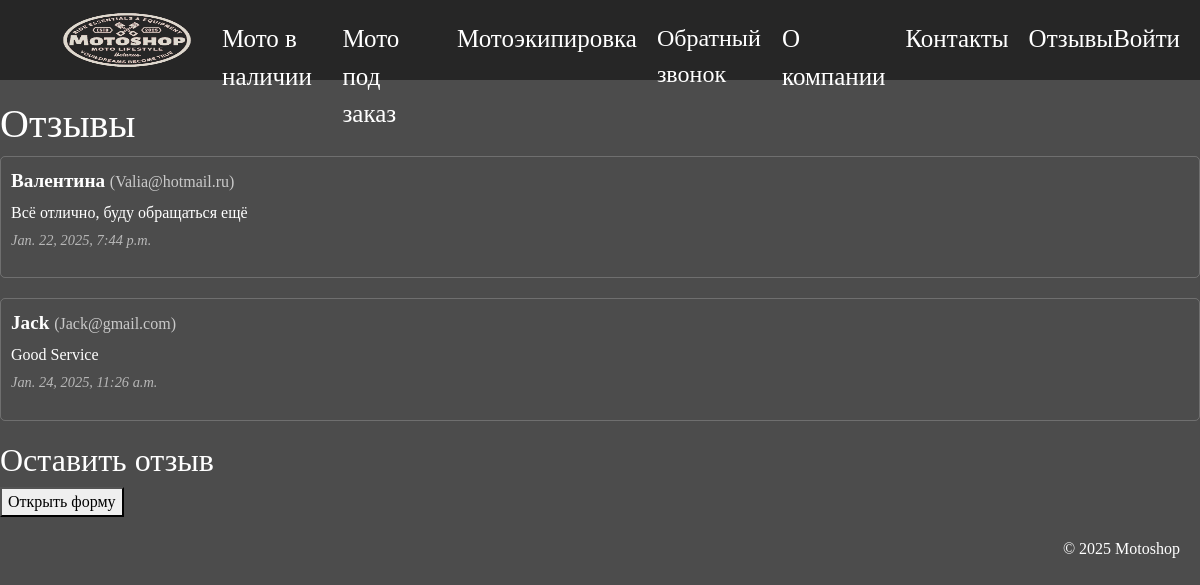
Screenshot of /comments/comments/ with the database file from the repository.
### comments/models.py (models this page shows, shortened)
class Comment(models.Model):
    name = models.CharField(max_length=100)
    email = models.EmailField()
    text = models.TextField()
    created_at = models.DateTimeField(auto_now_add=True)

### comments/views.py (the view)
# urls.py: path('comments/', views.comments_page, name='comments'),
def comments_page(request):
    comments = Comment.objects.all()
    if request.method == 'POST':
        form = CommentForm(request.POST)
        if form.is_valid():
            form.save()  # Сохраняем новый комментарий
            return redirect('comments')  # Перенаправляем на ту же страницу
    else:
        form = CommentForm()
    return render(request, 'main/comments.html', {
        'comments': comments,
        'form': form,
    })

### main/templates/main/comments.html (shortened to what this page needs)
{% load static %}
<!DOCTYPE html>
<html lang="ru">
<head>
    <link href="https://cdn.jsdelivr.net/npm/bootstrap@5.3.0-alpha1/dist/css/bootstrap.min.css" rel="stylesheet">
    <link rel="stylesheet" href="{% static 'css/styles.css' %}">
</head>
<body>
    <header>
        <nav>
            <ul>
                <li>
                    <a href="{% url 'index' %}">
                        <img src="{% static 'images/logo.png' %}" alt="Главная" class="menu-logo">
                    </a>
                </li>
                <li><a href="{% url 'in_stock' %}">Мото в наличии</a></li>
                <li><a href="{% url 'to_order' %}">Мото под заказ</a></li>
                <li><a href="{% url 'equip' %}">Мотоэкипировка</a></li>
                <li class="nav-item"><a class="nav-link" href="#" data-bs-toggle="modal" data-bs-target="#callbackModal">Обратный звонок</a></li>
                <li><a href="{% url 'about' %}">О компании</a></li>
                <li><a href="{% url 'contacts' %}">Контакты</a></li>
                <li><a href="{% url 'comments' %}">Отзывы</a></li>
            </ul>
    {% if user.is_authenticated %}
    <a href="{% url 'profile' %}" class="buy-btn">{{ user.username }}</a>
{% else %}
    <a href="{% url 'login' %}" class="buy-btn">Войти</a>
{% endif %}
        </nav>
    </header>
    <main>
        <section class="comments">
            <h1>Отзывы</h1>
            {% for comment in comments %}
                <div class="comment" style="margin-bottom: 20px; padding: 10px; border: 1px solid rgba(255, 255, 255, 0.2); border-radius: 5px;">
                    <p style="font-size: 1.2rem; margin-bottom: 5px;">
                        <strong>{{ comment.name }}</strong>
                        <span style="font-size: 1rem; color: rgba(255, 255, 255, 0.7);">({{ comment.email }})</span>
                    </p>
                    <p style="font-size: 1rem; line-height: 1.5; margin-bottom: 5px;">
                        {{ comment.text }}
                    </p>
                    <p style="font-size: 0.9rem; font-style: italic; color: rgba(255, 255, 255, 0.6);">
                        {{ comment.created_at }}
                    </p>
                </div>
            {% empty %}
                <p>Пока нет отзывов.</p>
            {% endfor %}
        </section>
        <h2>Оставить отзыв</h2>
        <button id="showFormButton">Открыть форму</button>
    </main>
    <footer>
        <p>&copy; 2025 Motoshop</p>
    </footer>
</body>
</html>

### static/css/styles.css (style rules this page uses)
body { background-color: #111; font-family: serif; background-image: url("/static/images/background.jpg"); background-size: cover; background-position: center; background-repeat: no-repeat; background-attachment: fixed; color: white; margin: 0; padding: 0; background: linear-gradient(rgba(0, 0, 0, 0.7), rgba(0, 0, 0, 0.7)), url("/static/images/background.jpg"); background-size: cover; background-position: center; background-attachment: fixed; }
header nav { display: flex; justify-content: space-between; padding: 20px; background: rgba(0, 0, 0, 0.5); height: 80px; }
ul { list-style: none; display: flex; gap: 20px; }
a { font-size: 25px; text-decoration: none; color: white; }
section { margin: 20px 0; }
.nav-link { font-size: 1.5rem; }
.menu-logo { height: 90px; width: 150px; transform: translateY(-25px); }
footer { text-align: right; padding: 20px; color: white; }
footer p { margin: 0; }

### rows the page displays
Comment: name "Валентина", email "Valia@hotmail.ru", text "Всё отлично, буду обращаться ещё", created_at "Jan. 22, 2025, 7:44 p.m."
Comment: name "Jack", email "Jack@gmail.com", text "Good Service", created_at "Jan. 24, 2025, 11:26 a.m."
